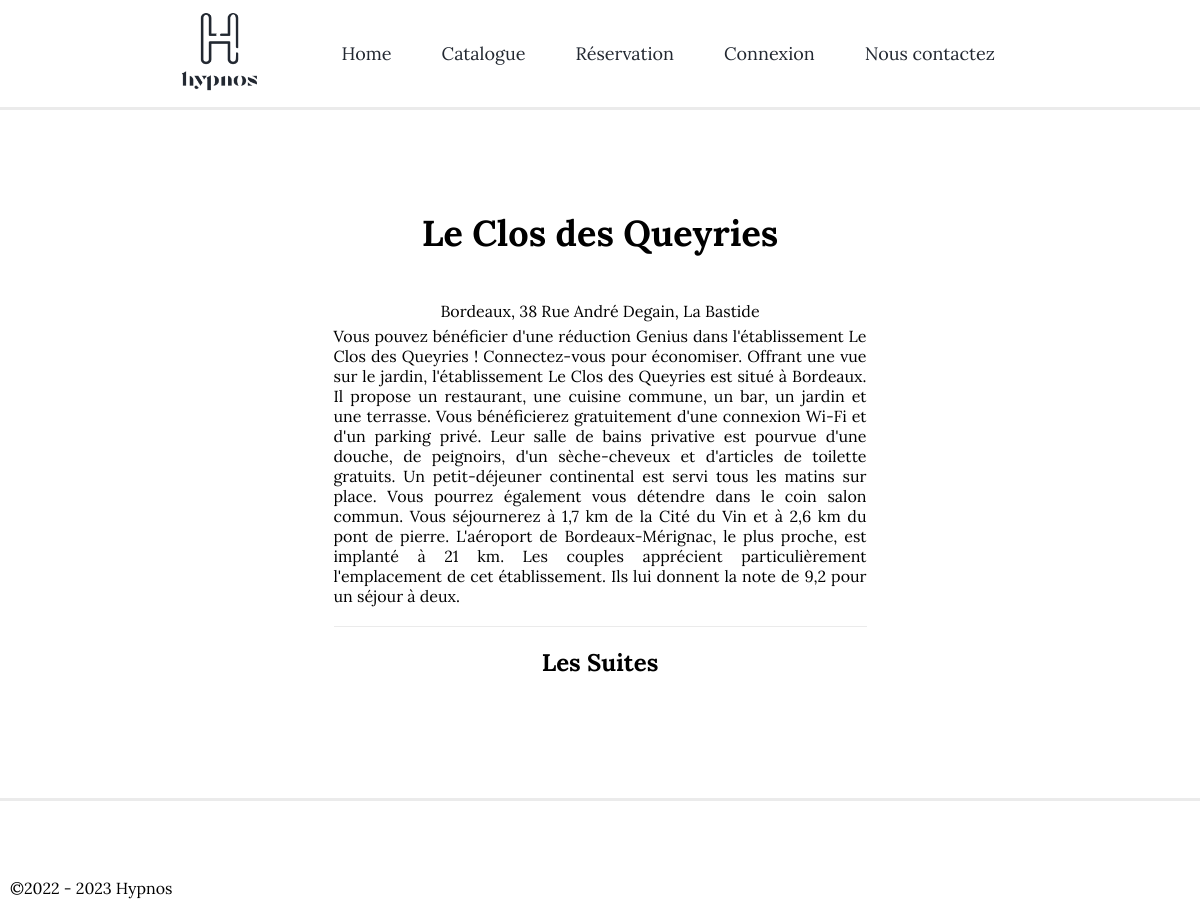
Page /index.php?page=establishment-info&establishment=11 on the committed database.
### tables this page shows
CREATE TABLE `establishments` (
  `id_establishment` int(11) NOT NULL,
  `id_user` int(11) DEFAULT NULL,
  `name` varchar(100) NOT NULL,
  `city` varchar(100) NOT NULL,
  `address` varchar(255) NOT NULL,
  `description` text NOT NULL,
  `establishment_picture_name` varchar(100) NOT NULL,
  `establishment_picture` mediumblob NOT NULL
);

### Models/Database.php (called while the page is built, shortened)
<?php
class Database {
    private $host = 'eu-cdbr-west-02.cleardb.net';
    private $user = 'b710876268dbf7';
    private $pass = '12a46176';
    private $dbname = 'heroku_1ac3bcdc3fad424';
    private $dbh;
    private $stmt;
    public function __construct(){
        $dsn = 'mysql:host='.$this->host.';dbname='.$this->dbname;
        $options = array(
            PDO::ATTR_PERSISTENT => true,
            PDO::ATTR_ERRMODE => PDO::ERRMODE_EXCEPTION
        );
        try {
            $this->dbh = new PDO($dsn, $this->user, $this->pass, $options);
        } catch (PDOException $e) {
            $this->error = $e->getMessage();
            echo $this->error;
        }
    }
    public function query($sql)
    {
        $this->stmt = $this->dbh->prepare($sql);
    }
    public function bind($param, $value, $type = null){
        if (is_null($type)) {
            switch (true) {
                default:
                    $type = PDO::PARAM_STR;
            }
        }
        $this->stmt->bindValue($param, $value, $type);
    }
    public function execute(){
        return $this->stmt->execute();
    }
    public function single(){
        $this->execute();
        return $this->stmt->fetch(PDO::FETCH_OBJ);
    }
    public function rowCount(){
        return $this->stmt->rowCount();
    }
}

### Models/Establishment.php (called while the page is built, shortened)
<?php
require_once 'Database.php';
class Establishment {
    private $db;
    public function __construct() {
        $this->db = new Database;
    }
    public function selectEstablishmentById($id) {
        $this->db->query('SELECT * FROM establishments WHERE id_establishment = :id');
        $this->db->bind(':id', $id);
        $row = $this->db->single();
        if($this->db->rowCount() > 0){
            return $row;
        }else{
            return false;
        }
    }
}

### Views/establishment-info.php (the view, shortened to what this page needs)
<?php
    if(isset($_GET['establishment']) && !empty($_GET['establishment'])){
        require_once 'Models/Establishment.php';
        $establishmentModel = new Establishment;
        $establishmentInfo = $establishmentModel->selectEstablishmentById($_GET['establishment']);
        if ($establishmentInfo) {
?>
<main>
    <div class="wrapper">
        <h1><?=$establishmentInfo->name?></h1>
        <div class="info">
            <p><?=$establishmentInfo->city?>, <?=$establishmentInfo->address?></p>
            <p><?=$establishmentInfo->description?></p>
            <hr>
        </div>
        <h2>Les Suites</h2>
    </div>
</main>
<?php
        } else {
            header("location: index.php?page=error");
        }
    } else {
        header("location: index.php?page=error");
    }

### index.php (shortened to what this page needs)
<?php
$pages = scandir('Views/');
if(isset($_GET['page']) && !empty($_GET['page'])){
    if(in_array($_GET['page'].'.php',$pages)){
        $page = $_GET['page'];
    }else{
        $page = "error";
    }
}else{
    $page = "home";
}
?>
<!DOCTYPE html>
<html>
<head>
    <link rel="stylesheet" href="Css/Layout/header.css">
    <link rel="stylesheet" href="Css/Layout/body.css">
    <link rel="stylesheet" href="Css/Layout/footer.css">
    <link rel="stylesheet" href="Css/<?=$page?>.css">
</head>
<body>
<?php require_once 'Views/Layout/header.php'; ?>
<?php require_once 'Views/'.$page.'.php'; ?>
<?php require_once 'Views/Layout/footer.php'; ?>
</body>
</html>

### Views/Layout/header.php (shortened to what this page needs)
<header>
    <div class="container">
        <div class="logo">
            <a href="index.php">
                <img src="Img/logo.png" alt="Logo Hypnos">
            </a>
        </div>
        <div class="navigation">
            <ul class="menu">
                <li class="<?= ($page=="home")?"active" : ""; ?>"><a href="index.php">Home</a></li>
                <?php if (!isset($_SESSION['userHypnosId'])) : ?>
                    <li class="<?= ($page=="catalog")?"active" : ""; ?>"><a href="index.php?page=catalog">Catalogue</a></li>
                    <li class="<?= ($page=="reservation")?"active" : ""; ?>"><a href="index.php?page=reservation">Réservation</a></li>
                    <li class="<?= ($page=="login")?"active" : ""; ?>"><a href="index.php?page=login">Connexion</a></li>
                    <li class="<?= ($page=="contact")?"active" : ""; ?>"><a href="index.php?page=contact">Nous contactez</a></li>
                <?php elseif ($_SESSION['userHypnosRole'] == 'manager'): ?>
                    <li class="<?= ($page=="manager-suite")?"active" : ""; ?>"><a href="index.php?page=manager-suite">Manager</a></li>
                    <li><a href="Controllers/Users.php?q=logout">Logout</a></li>
                <?php endif; ?>
            </ul>
        </div>
    </div>
</header>

### Views/Layout/footer.php
<footer>
    <div class="container">
        <div class="copyright">
            <p>©2022 - 2023 Hypnos</p>
        </div>
    </div>
</footer>

### Css/Layout/header.css (style rules this page uses)
header { position: relative; width: 100%; height: 110px; background: #ffffff; border-bottom: 3px solid #EBEBEB; }
header .container { width: 90%; max-width: 1280px; height: 100%; margin: 0 auto; display: flex; justify-content: space-between; align-items: center; }
.logo img { background: #222831; width: 80px; height: 80px; }
.navigation { display: flex; justify-content: space-between; align-items: center; }
.menu { justify-content: start; flex-direction: column; align-items: center; position: fixed; right: -200px; top: 0; background: #ffffff; width: 200px; height: 100%; padding-top: 110px; z-index: 100; transition: 0.5s; }
.menu li { list-style-type: none; }
.menu li a, .menu li a:hover { padding: 0 30px; font-size: 18px; box-shadow: 0 1px 0 rgb(255, 255, 255, 0.1) inset; }
.menu li a { display: flex; align-items: center; color: #222831; text-decoration: none; height: 60px; padding: 0 25px; line-height: 1; }
@media screen and (min-width:992px) { header .container { width: 70%; } }
@media screen and (min-width:992px) { .menu { display: flex; justify-content: center; flex-direction: row; align-items: center; position: relative; top: 0; right: 0; width: auto; padding: 0; z-index: 100; } }
@media screen and (min-width:992px) { .menu li a { height: 106px; } }

### Css/Layout/body.css (style rules this page uses)
* { font-family: 'Lora', serif; box-sizing:border-box; outline:none; margin:0; padding:0; }
body { height: calc(100vh - 320px); }
main { min-height: 100%; }

### Css/Layout/footer.css (style rules this page uses)
footer { position: relative; width: 100%; height: 110px; background: #ffffff; border-top: 3px solid #EBEBEB; margin-top: 100px; }
footer .copyright { position: absolute; bottom: 10px; left: 10px; }

### Css/establishment-info.css (style rules this page uses)
.wrapper { height: 100%; display: flex; align-items: center; flex-direction: column; }
.info { width: 340px; }
.info p { margin: 5px 0 5px 0; }
.info p:nth-child(2) { text-align: justify; }
h1 { font-size: 36px; text-align: center; margin: 30px 0 15px 0; }
hr { width: 320px; height: 1px; margin: 20px auto 20px auto; background: #EBEBEB; border: none; }
p { font-size: 16px; text-align: center; }
h2 { text-align: center; margin: 0 0 20px 0; }
@media screen and (min-width:992px) { main { display: flex; justify-content: center; } }
@media screen and (min-width:992px) { h1 { margin: 100px 0 40px 0; } }
@media screen and (min-width:992px) { .info { width: 533px; } }
@media screen and (min-width:992px) { hr { width: 533px; } }

### rows in the picture
establishments: name "Le Clos des Queyries", city "Bordeaux", address "38 Rue André Degain, La Bastide", description "Vous pouvez bénéficier d'une réduction Genius dans l'établissement Le Clos des Queyries ! Connectez-vous pour économiser. Offrant une vue sur le jardin, l'établissement Le Clos des Queyries est situé à Bordeaux. Il propose un restaurant, une cuisine commune, un bar, un jardin et une terrasse. Vous bénéficierez gratuitement d'une connexion Wi-Fi et d'un parking privé. Leur salle de bains privative est pourvue d'une douche, de peignoirs, d'un sèche-cheveux et d'articles de toilette gratuits. Un petit-déjeuner continental est servi tous les matins sur place. Vous pourrez également vous détendre dans le coin salon commun. Vous séjournerez à 1,7 km de la Cité du Vin et à 2,6 km du pont de…"
